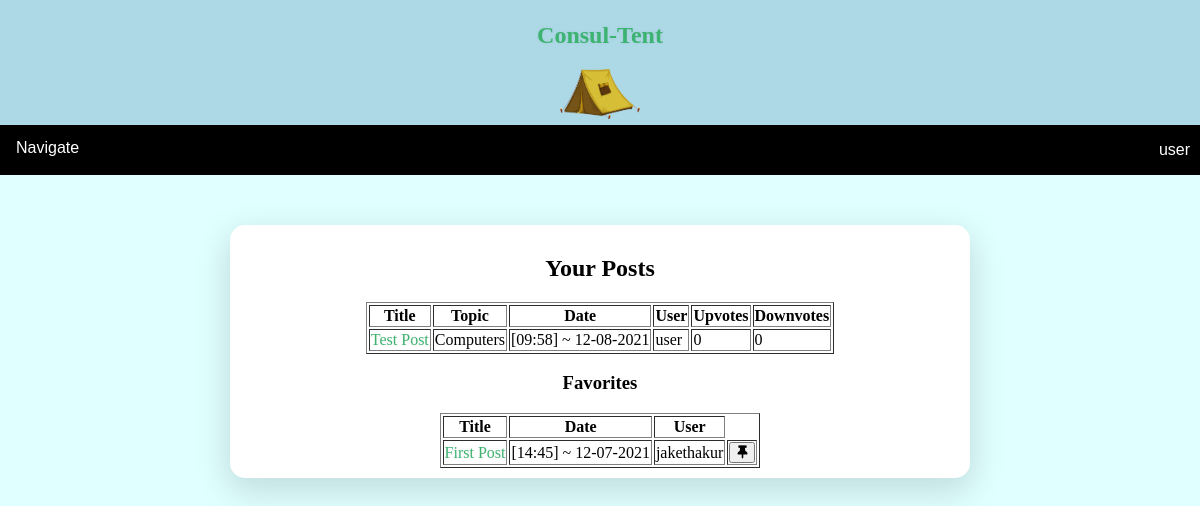
Page /account (signed in) on the committed database.
### models.py (models this page shows, shortened)
class Content(db.Model):
    id = db.Column("id", db.Integer, primary_key=True)
    title = db.Column("title", db.String(200))
    text = db.Column("text", db.String(100))
    date = db.Column("date", db.String(50))
    user_id = db.Column(db.Integer, db.ForeignKey("user.id"), nullable=False)
    username = db.Column("username", db.String(100))
    comments = db.relationship("Comment", backref="note", cascade="all, delete-orphan", lazy=True)
    upv = db.Column(db.Integer)
    dnv = db.Column(db.Integer)
    topic = db.Column("topic", db.String(100))

class Favorite(db.Model):
    user_id = db.Column(db.Integer, db.ForeignKey("user.id"), primary_key=True)
    user = db.relationship("User", backref=db.backref("favorites", lazy=True))
    content_id = db.Column(db.Integer, db.ForeignKey("content.id"), primary_key=True)
    content = db.relationship("Content", backref=db.backref("favorites", lazy=True))
    title = db.Column("title", db.String(200))
    date = db.Column("date", db.String(50))
    username = db.Column("username", db.String(100))

### driver.py (the view)
@app.route('/account')
def account():
    if session.get('user'):
        my_contents = db.session.query(Content).filter_by(user_id=session['user_id']).all() # shows only the signed in user's posts
        user_favorites = db.session.query(Favorite).filter_by(user_id=session['user_id']).all()
        unfavorite_form = UnfavoriteForm()
        bool2 = True
        if len(user_favorites) == 0:
            bool2 = False
        return render_template('account.html', contents=my_contents, favorites=user_favorites, usrn=session['username'], user=session['user'], uid=session['user_id'], formu=unfavorite_form, bool2=bool2)
    else:
        return redirect(url_for('login'))

### templates/account.html (shortened to what this page needs)
<!DOCTYPE html>
<html lang="en">
<head>
    <link rel="stylesheet" href="{{ url_for('static', filename='main.css') }}">
    <link rel="stylesheet" href="https://use.fontawesome.com/releases/v5.12.1/css/all.css">
</head>
<nav>
    <div class="header">
                <a href="{{ url_for('home') }}">
                <h1>Consul-Tent</h1>
                <img src="/static/tent.png" alt="Tent" height="50" width="80">
                </a>
            </div>
    <div class="navbar">
        <div class="dropdown">
            <button class="dropbtn">Navigate</button>
        </div>
        <p> {{ usrn }} </p>
    </div>
</nav>
<body class="logback">
    <center>
        <div class="homebox">
                <h2>Your Posts</h2>
        <table border="1">
            <tr>
                <th>Title</th>
                <th>Topic</th>
                <th>Date</th>
                <th>User</th>
                <th>Upvotes</th>
                <th>Downvotes</th>
            </tr>
            {% for content in contents %}
            <tr>
		        <td><a href="{{ url_for('content', content_id=content.id) }}">{{ content.title }}</a></td>
                <td>{{ content.topic }}</td>
                <td>{{ content.date }}</td>
                <td>{{ content.username }}</td>
                <td>{{ content.upv }}</td>
                <td>{{ content.dnv }}</td>
            </tr>
            {% endfor %}
        </table>
        {% if bool2 %}
            <h3>Favorites</h3>
        {% else %}
            <h3>No favorite posts yet!</h3>
        {% endif %}
        {% if bool2 %}
        <table border="1">
            <tr>
                <th>Title</th>
                <th>Date</th>
                <th>User</th>
            </tr>
        {% endif %}
            {% for favorite in favorites %}
            <tr>
		        <td><a href="{{ url_for('content', content_id=favorite.content_id) }}">{{ favorite.title }}</a></td>
                <td>{{ favorite.date }}</td>
                <td>{{ favorite.username }}</td>
                <th>
                    <form action="{{ url_for('unfavorite', content_id=favorite.content_id) }}" method="post">
                        <button class="formu">
                                <i class="fas fa-thumbtack"></i>
                        </button>
                    </form>
                </th>
            </tr>
            {% endfor %}
        </table>
            </div>
    </center>
</body>
</html>

### static/main.css (style rules this page uses)
body { font-family: Arial padding: 0px; margin: 0px; background-color: #e0ffff; }
.header { padding: 2px; text-align: center; background: #ADD8E6; }
.navbar { overflow: hidden; background-color: black; font-family: Arial; color: white; text-align: right; padding-right: 10px; }
.dropdown { float: left; overflow: hidden; }
.dropdown .dropbtn { font-size: 16px; border: none; outline: none; color: white; padding: 14px 16px; background-color: inherit; font-family: inherit; margin: 0; }
.homebox { background-color: #FFFFFF; padding: 10px; scroll-padding: 10px; margin: 50px; width: 60%; height: 80%; border-radius: 15px; box-shadow: 0px 11px 35px 2px rgba(0, 0, 0, 0.14); }
.logback { background-image: url(loginBackground.jpg); background-size: cover; background-repeat: no-repeat; background-attachment: fixed; height: 750px; }
a { text-shadow: 0px 0px 3px rgba(117, 117, 117, 0.12); color: #3CB371; text-decoration: none }

### rows in the picture
Content: username "user", title "Test Post", topic "Computers", date "[09:58] ~ 12-08-2021", upv "0", dnv "0"
Favorite: title "First Post", date "[14:45] ~ 12-07-2021", username "jakethakur"
